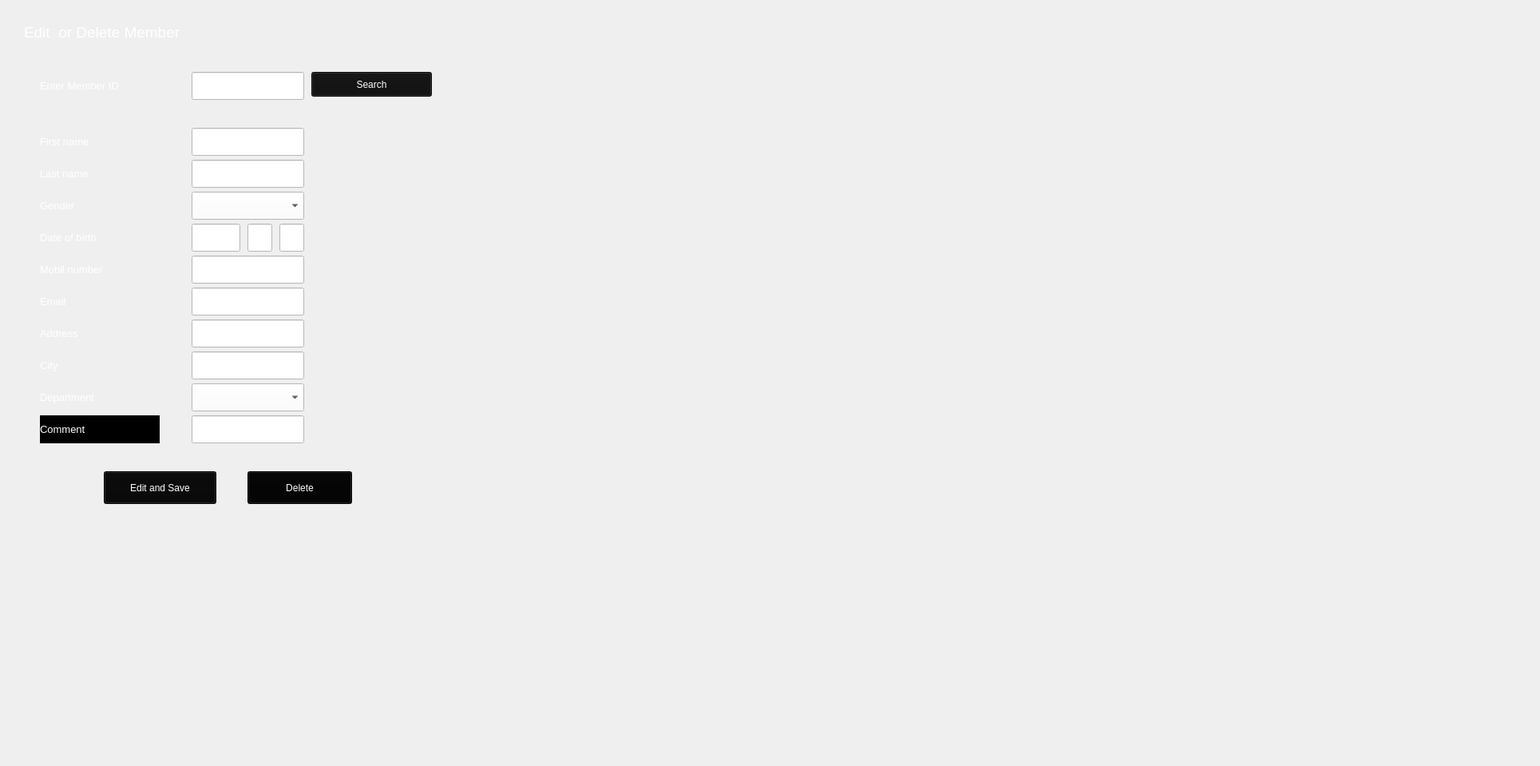
    <widget class="QWidget" name="tab_11">
     <attribute name="title">
      <string>editDeleteMember</string>
     </attribute>
     <widget class="QLabel" name="label_85">
      <property name="geometry">
       <rect>
        <x>0</x>
        <y>0</y>
        <width>1920</width>
        <height>950</height>
       </rect>
      </property>
      <property name="maximumSize">
       <size>
        <width>16777215</width>
        <height>16777213</height>
       </size>
      </property>
      <property name="font">
       <font>
        <family>MS Shell Dlg 2</family>
        <pointsize>10</pointsize>
        <weight>50</weight>
        <italic>false</italic>
        <bold>false</bold>
       </font>
      </property>
      <property name="text">
       <string/>
      </property>
      <property name="pixmap">
       <pixmap>../../../../.designer/app-pyqt5/0006.jpg</pixmap>
      </property>
     </widget>
     <widget class="QLabel" name="label_86">
      <property name="geometry">
       <rect>
        <x>50</x>
        <y>480</y>
        <width>150</width>
        <height>35</height>
       </rect>
      </property>
      <property name="maximumSize">
       <size>
        <width>16777215</width>
        <height>16777213</height>
       </size>
      </property>
      <property name="font">
       <font>
        <family>MS Shell Dlg 2</family>
        <pointsize>10</pointsize>
        <weight>50</weight>
        <italic>false</italic>
        <bold>false</bold>
       </font>
      </property>
      <property name="styleSheet">
       <string notr="true">font: 10pt &quot;MS Shell Dlg 2&quot;;
color: rgb(255, 255, 255);</string>
      </property>
      <property name="text">
       <string>Department</string>
      </property>
     </widget>
     <widget class="QLineEdit" name="tb231">
      <property name="geometry">
       <rect>
        <x>240</x>
        <y>520</y>
        <width>141</width>
        <height>35</height>
       </rect>
      </property>
      <property name="styleSheet">
       <string notr="true">background-color: rgb(255, 255, 255);
font: 8pt &quot;MS Shell Dlg 2&quot;;
color: rgb(0, 0, 0);</string>
      </property>
     </widget>
     <widget class="QLabel" name="label_87">
      <property name="geometry">
       <rect>
        <x>50</x>
        <y>200</y>
        <width>150</width>
        <height>35</height>
       </rect>
      </property>
      <property name="maximumSize">
       <size>
        <width>16777215</width>
        <height>16777213</height>
       </size>
      </property>
      <property name="font">
       <font>
        <family>MS Shell Dlg 2</family>
        <pointsize>10</pointsize>
        <weight>50</weight>
        <italic>false</italic>
        <bold>false</bold>
       </font>
      </property>
      <property name="styleSheet">
       <string notr="true">font: 10pt &quot;MS Shell Dlg 2&quot;;
color: rgb(255, 255, 255);</string>
      </property>
      <property name="text">
       <string>Last name</string>
      </property>
     </widget>
     <widget class="QComboBox" name="cb230">
      <property name="geometry">
       <rect>
        <x>240</x>
        <y>480</y>
        <width>141</width>
        <height>35</height>
       </rect>
      </property>
      <property name="font">
       <font>
        <family>MS Shell Dlg 2</family>
        <pointsize>8</pointsize>
        <weight>50</weight>
        <italic>false</italic>
        <bold>false</bold>
       </font>
      </property>
      <property name="styleSheet">
       <string notr="true">background-color: rgb(255, 255, 255);
font: 8pt &quot;MS Shell Dlg 2&quot;;
color: rgb(0, 0, 0);</string>
      </property>
      <item>
       <property name="text">
        <string/>
       </property>
      </item>
      <item>
       <property name="text">
        <string>Studen (En väg framåt)</string>
       </property>
      </item>
      <item>
       <property name="text">
        <string>Projekt Exakt</string>
       </property>
      </item>
      <item>
       <property name="text">
        <string>Café och kök</string>
       </property>
      </item>
      <item>
       <property name="text">
        <string>Gröna Fingrar</string>
       </property>
      </item>
      <item>
       <property name="text">
        <string>Kontoret </string>
       </property>
      </item>
      <item>
       <property name="text">
        <string>Fixa till</string>
       </property>
      </item>
      <item>
       <property name="text">
        <string>Naturkontakt</string>
       </property>
      </item>
     </widget>
     <widget class="QLabel" name="label_90">
      <property name="geometry">
       <rect>
        <x>50</x>
        <y>320</y>
        <width>150</width>
        <height>35</height>
       </rect>
      </property>
      <property name="maximumSize">
       <size>
        <width>16777215</width>
        <height>16777213</height>
       </size>
      </property>
      <property name="font">
       <font>
        <family>MS Shell Dlg 2</family>
        <pointsize>10</pointsize>
        <weight>50</weight>
        <italic>false</italic>
        <bold>false</bold>
       </font>
      </property>
      <property name="styleSheet">
       <string notr="true">font: 10pt &quot;MS Shell Dlg 2&quot;;
color: rgb(255, 255, 255);</string>
      </property>
      <property name="text">
       <string>Mobil number</string>
      </property>
     </widget>
     <widget class="QComboBox" name="cb224">
      <property name="geometry">
       <rect>
        <x>240</x>
        <y>240</y>
        <width>141</width>
        <height>35</height>
       </rect>
      </property>
      <property name="font">
       <font>
        <family>MS Shell Dlg 2</family>
        <pointsize>8</pointsize>
        <weight>50</weight>
        <italic>false</italic>
        <bold>false</bold>
       </font>
      </property>
      <property name="styleSheet">
       <string notr="true">background-color: rgb(255, 255, 255);
font: 8pt &quot;MS Shell Dlg 2&quot;;
color: rgb(0, 0, 0);</string>
      </property>
      <item>
       <property name="text">
        <string/>
       </property>
      </item>
      <item>
       <property name="text">
        <string>Male</string>
       </property>
      </item>
      <item>
       <property name="text">
        <string>Female</string>
       </property>
      </item>
      <item>
       <property name="text">
        <string>Other</string>
       </property>
      </item>
     </widget>
     <widget class="QLineEdit" name="tb222">
      <property name="geometry">
       <rect>
        <x>240</x>
        <y>160</y>
        <width>141</width>
        <height>35</height>
       </rect>
      </property>
      <property name="styleSheet">
       <string notr="true">background-color: rgb(255, 255, 255);
font: 8pt &quot;MS Shell Dlg 2&quot;;
color: rgb(0, 0, 0);</string>
      </property>
     </widget>
     <widget class="QLineEdit" name="tb227">
      <property name="geometry">
       <rect>
        <x>240</x>
        <y>360</y>
        <width>141</width>
        <height>35</height>
       </rect>
      </property>
      <property name="styleSheet">
       <string notr="true">background-color: rgb(255, 255, 255);
font: 8pt &quot;MS Shell Dlg 2&quot;;
color: rgb(0, 0, 0);</string>
      </property>
     </widget>
     <widget class="QLabel" name="label_91">
      <property name="geometry">
       <rect>
        <x>50</x>
        <y>360</y>
        <width>150</width>
        <height>35</height>
       </rect>
      </property>
      <property name="maximumSize">
       <size>
        <width>16777215</width>
        <height>16777213</height>
       </size>
      </property>
      <property name="font">
       <font>
        <family>MS Shell Dlg 2</family>
        <pointsize>10</pointsize>
        <weight>50</weight>
        <italic>false</italic>
        <bold>false</bold>
       </font>
      </property>
      <property name="styleSheet">
       <string notr="true">font: 10pt &quot;MS Shell Dlg 2&quot;;
color: rgb(255, 255, 255);</string>
      </property>
      <property name="text">
       <string>Email</string>
      </property>
     </widget>
     <widget class="QLineEdit" name="tb223">
      <property name="geometry">
       <rect>
        <x>240</x>
        <y>200</y>
        <width>141</width>
        <height>35</height>
       </rect>
      </property>
      <property name="styleSheet">
       <string notr="true">background-color: rgb(255, 255, 255);
font: 8pt &quot;MS Shell Dlg 2&quot;;
color: rgb(0, 0, 0);</string>
      </property>
     </widget>
     <widget class="QLineEdit" name="tb228">
      <property name="geometry">
       <rect>
        <x>240</x>
        <y>400</y>
        <width>141</width>
        <height>35</height>
       </rect>
      </property>
      <property name="styleSheet">
       <string notr="true">background-color: rgb(255, 255, 255);
font: 8pt &quot;MS Shell Dlg 2&quot;;
color: rgb(0, 0, 0);</string>
      </property>
     </widget>
     <widget class="QLabel" name="label_92">
      <property name="geometry">
       <rect>
        <x>50</x>
        <y>440</y>
        <width>150</width>
        <height>35</height>
       </rect>
      </property>
      <property name="maximumSize">
       <size>
        <width>16777215</width>
        <height>16777213</height>
       </size>
      </property>
      <property name="font">
       <font>
        <family>MS Shell Dlg 2</family>
        <pointsize>10</pointsize>
        <weight>50</weight>
        <italic>false</italic>
        <bold>false</bold>
       </font>
      </property>
      <property name="styleSheet">
       <string notr="true">font: 10pt &quot;MS Shell Dlg 2&quot;;
color: rgb(255, 255, 255);</string>
      </property>
      <property name="text">
       <string>City</string>
      </property>
     </widget>
     <widget class="QLabel" name="label_93">
      <property name="geometry">
       <rect>
        <x>50</x>
        <y>240</y>
        <width>150</width>
        <height>35</height>
       </rect>
      </property>
      <property name="maximumSize">
       <size>
        <width>16777215</width>
        <height>16777213</height>
       </size>
      </property>
      <property name="font">
       <font>
        <family>MS Shell Dlg 2</family>
        <pointsize>10</pointsize>
        <weight>50</weight>
        <italic>false</italic>
        <bold>false</bold>
       </font>
      </property>
      <property name="styleSheet">
       <string notr="true">font: 10pt &quot;MS Shell Dlg 2&quot;;
color: rgb(255, 255, 255);</string>
      </property>
      <property name="text">
       <string>Gender</string>
      </property>
     </widget>
     <widget class="QLabel" name="label_94">
      <property name="geometry">
       <rect>
        <x>50</x>
        <y>400</y>
        <width>150</width>
        <height>35</height>
       </rect>
      </property>
      <property name="maximumSize">
       <size>
        <width>16777215</width>
        <height>16777213</height>
       </size>
      </property>
      <property name="font">
       <font>
        <family>MS Shell Dlg 2</family>
        <pointsize>10</pointsize>
        <weight>50</weight>
        <italic>false</italic>
        <bold>false</bold>
       </font>
      </property>
      <property name="styleSheet">
       <string notr="true">font: 10pt &quot;MS Shell Dlg 2&quot;;
color: rgb(255, 255, 255);</string>
      </property>
      <property name="text">
       <string>Address</string>
      </property>
     </widget>
     <widget class="QLabel" name="label_95">
      <property name="geometry">
       <rect>
        <x>50</x>
        <y>520</y>
        <width>150</width>
        <height>35</height>
       </rect>
      </property>
      <property name="maximumSize">
       <size>
        <width>16777215</width>
        <height>16777213</height>
       </size>
      </property>
      <property name="font">
       <font>
        <family>MS Shell Dlg 2</family>
        <pointsize>10</pointsize>
        <weight>50</weight>
        <italic>false</italic>
        <bold>false</bold>
       </font>
      </property>
      <property name="styleSheet">
       <string notr="true">font: 10pt &quot;MS Shell Dlg 2&quot;;
color: rgb(255, 255, 255);
background-color: rgb(0, 0, 0);</string>
      </property>
      <property name="text">
       <string>Comment</string>
      </property>
     </widget>
     <widget class="QLabel" name="label_96">
      <property name="geometry">
       <rect>
        <x>50</x>
        <y>160</y>
        <width>150</width>
        <height>35</height>
       </rect>
      </property>
      <property name="maximumSize">
       <size>
        <width>16777215</width>
        <height>16777213</height>
       </size>
      </property>
      <property name="font">
       <font>
        <family>MS Shell Dlg 2</family>
        <pointsize>10</pointsize>
        <weight>50</weight>
        <italic>false</italic>
        <bold>false</bold>
       </font>
      </property>
      <property name="styleSheet">
       <string notr="true">font: 10pt &quot;MS Shell Dlg 2&quot;;
color: rgb(255, 255, 255);</string>
      </property>
      <property name="text">
       <string>First name</string>
      </property>
     </widget>
     <widget class="QLabel" name="label_97">
      <property name="geometry">
       <rect>
        <x>50</x>
        <y>280</y>
        <width>131</width>
        <height>35</height>
       </rect>
      </property>
      <property name="maximumSize">
       <size>
        <width>16777215</width>
        <height>16777213</height>
       </size>
      </property>
      <property name="font">
       <font>
        <family>MS Shell Dlg 2</family>
        <pointsize>10</pointsize>
        <weight>50</weight>
        <italic>false</italic>
        <bold>false</bold>
       </font>
      </property>
      <property name="styleSheet">
       <string notr="true">font: 10pt &quot;MS Shell Dlg 2&quot;;
color: rgb(255, 255, 255);</string>
      </property>
      <property name="text">
       <string>Date of birth</string>
      </property>
     </widget>
     <widget class="QPushButton" name="b221">
      <property name="geometry">
       <rect>
        <x>130</x>
        <y>590</y>
        <width>141</width>
        <height>41</height>
       </rect>
      </property>
      <property name="styleSheet">
       <string notr="true">color: rgb(255, 255, 255);
font: 12pt &quot;MS Shell Dlg 2&quot;;
background-color: rgb(8, 8, 8);</string>
      </property>
      <property name="text">
       <string>Edit and Save</string>
      </property>
     </widget>
     <widget class="QLineEdit" name="tb226">
      <property name="geometry">
       <rect>
        <x>240</x>
        <y>320</y>
        <width>141</width>
        <height>35</height>
       </rect>
      </property>
      <property name="styleSheet">
       <string notr="true">background-color: rgb(255, 255, 255);
font: 8pt &quot;MS Shell Dlg 2&quot;;
color: rgb(0, 0, 0);</string>
      </property>
     </widget>
     <widget class="QLineEdit" name="tb229">
      <property name="geometry">
       <rect>
        <x>240</x>
        <y>440</y>
        <width>141</width>
        <height>35</height>
       </rect>
      </property>
      <property name="styleSheet">
       <string notr="true">background-color: rgb(255, 255, 255);
font: 8pt &quot;MS Shell Dlg 2&quot;;
color: rgb(0, 0, 0);</string>
      </property>
     </widget>
     <widget class="QPushButton" name="b222">
      <property name="geometry">
       <rect>
        <x>310</x>
        <y>590</y>
        <width>131</width>
        <height>41</height>
       </rect>
      </property>
      <property name="styleSheet">
       <string notr="true">color: rgb(255, 255, 255);
background-color: rgb(4, 4, 4);
font: 12pt &quot;MS Shell Dlg 2&quot;;</string>
      </property>
      <property name="text">
       <string>Delete</string>
      </property>
     </widget>
     <widget class="QLineEdit" name="tb225_2">
      <property name="geometry">
       <rect>
        <x>310</x>
        <y>280</y>
        <width>31</width>
        <height>35</height>
       </rect>
      </property>
      <property name="styleSheet">
       <string notr="true">background-color: rgb(255, 255, 255);
font: 8pt &quot;MS Shell Dlg 2&quot;;
color: rgb(0, 0, 0);</string>
      </property>
     </widget>
     <widget class="QLineEdit" name="tb225_1">
      <property name="geometry">
       <rect>
        <x>240</x>
        <y>280</y>
        <width>61</width>
        <height>35</height>
       </rect>
      </property>
      <property name="styleSheet">
       <string notr="true">background-color: rgb(255, 255, 255);
font: 8pt &quot;MS Shell Dlg 2&quot;;
color: rgb(0, 0, 0);</string>
      </property>
     </widget>
     <widget class="QLineEdit" name="tb225_3">
      <property name="geometry">
       <rect>
        <x>350</x>
        <y>280</y>
        <width>31</width>
        <height>35</height>
       </rect>
      </property>
      <property name="styleSheet">
       <string notr="true">background-color: rgb(255, 255, 255);
font: 8pt &quot;MS Shell Dlg 2&quot;;
color: rgb(0, 0, 0);</string>
      </property>
     </widget>
     <widget class="QPushButton" name="b500">
      <property name="geometry">
       <rect>
        <x>390</x>
        <y>90</y>
        <width>151</width>
        <height>31</height>
       </rect>
      </property>
      <property name="styleSheet">
       <string notr="true">color: rgb(255, 255, 255);
background-color: rgb(15, 15, 15);
font: 12pt &quot;MS Shell Dlg 2&quot;;</string>
      </property>
      <property name="text">
       <string>Search</string>
      </property>
     </widget>
     <widget class="QLineEdit" name="tb501">
      <property name="geometry">
       <rect>
        <x>240</x>
        <y>90</y>
        <width>141</width>
        <height>35</height>
       </rect>
      </property>
      <property name="styleSheet">
       <string notr="true">background-color: rgb(255, 255, 255);
font: 8pt &quot;MS Shell Dlg 2&quot;;
color: rgb(0, 0, 0);</string>
      </property>
     </widget>
     <widget class="QLabel" name="l5000">
      <property name="geometry">
       <rect>
        <x>10</x>
        <y>100</y>
        <width>31</width>
        <height>16</height>
       </rect>
      </property>
      <property name="maximumSize">
       <size>
        <width>16777215</width>
        <height>16777213</height>
       </size>
      </property>
      <property name="font">
       <font>
        <family>MS Shell Dlg 2</family>
        <pointsize>10</pointsize>
        <weight>50</weight>
        <italic>false</italic>
        <bold>false</bold>
       </font>
      </property>
      <property name="text">
       <string/>
      </property>
     </widget>
     <widget class="QLabel" name="l220">
      <property name="geometry">
       <rect>
        <x>30</x>
        <y>10</y>
        <width>331</width>
        <height>61</height>
       </rect>
      </property>
      <property name="font">
       <font>
        <family>MS Shell Dlg 2</family>
        <pointsize>14</pointsize>
        <weight>50</weight>
        <italic>false</italic>
        <bold>false</bold>
       </font>
      </property>
      <property name="styleSheet">
       <string notr="true">color: rgb(0, 0, 127);
font: 14pt &quot;MS Shell Dlg 2&quot;;
color: rgb(255, 255, 255);</string>
      </property>
      <property name="text">
       <string>Edit  or Delete Member</string>
      </property>
     </widget>
     <widget class="QLabel" name="label_88">
      <property name="geometry">
       <rect>
        <x>50</x>
        <y>90</y>
        <width>150</width>
        <height>35</height>
       </rect>
      </property>
      <property name="maximumSize">
       <size>
        <width>16777215</width>
        <height>16777213</height>
       </size>
      </property>
      <property name="font">
       <font>
        <family>MS Shell Dlg 2</family>
        <pointsize>10</pointsize>
        <weight>50</weight>
        <italic>false</italic>
        <bold>false</bold>
       </font>
      </property>
      <property name="styleSheet">
       <string notr="true">font: 10pt &quot;MS Shell Dlg 2&quot;;
color: rgb(255, 255, 255);</string>
      </property>
      <property name="text">
       <string>Enter Member ID</string>
      </property>
     </widget>
    </widget>
